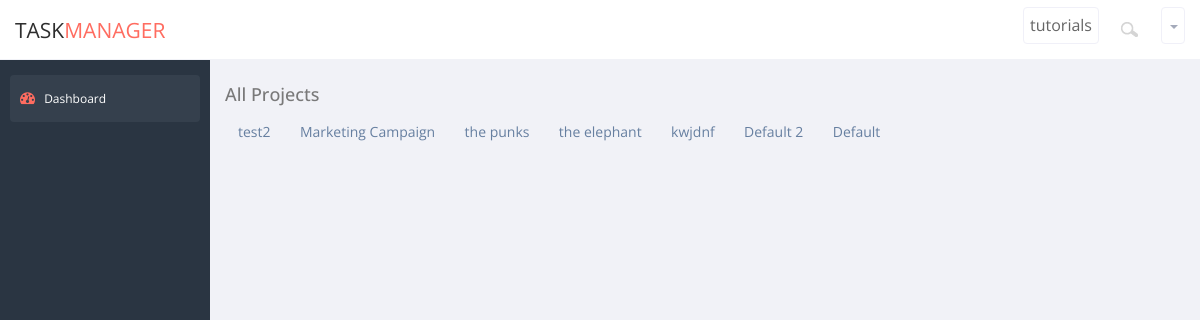
/taskManager/dashboard/, run on the app's committed database.
### taskManager/models.py (models this page shows, shortened)
class Project(models.Model):
	project_title = models.CharField(max_length = 50, default = 'Default')
	project_text = models.CharField(max_length = 500)
	start_date = models.DateTimeField('date started')
	users_assinged = models.ManyToManyField(User)

### taskManager/views.py (the view)
def dashboard(request):
	latest_Project_list = Project.objects.order_by('-start_date')
	return render(request, 'taskManager/dashboard.html',  {'latest_Project_list': latest_Project_list, 'user':request.user })

### taskManager/templates/taskManager/dashboard.html
{% extends 'taskManager/backend/base.html' %}
{% block content %}
  <h4>All Projects</h4>
  {% if latest_Project_list %}
  	<ul>
  	{% for proj in latest_Project_list %}
  		<a href="{% url 'taskManager:proj_details' proj.id %}"/><li class='btn'>{{proj.project_title}}</li></a>
  	{% endfor%}
  	</ul>
  {% else %}
  	<p> No projects are available.</p>
  {%endif%}
{% endblock %}

### data on the page
Project: project_title "test2"
Project: project_title "Marketing Campaign"
Project: project_title "the punks"
Project: project_title "the elephant"
Project: project_title "kwjdnf"
Project: project_title "Default 2"
Project: project_title "Default"
